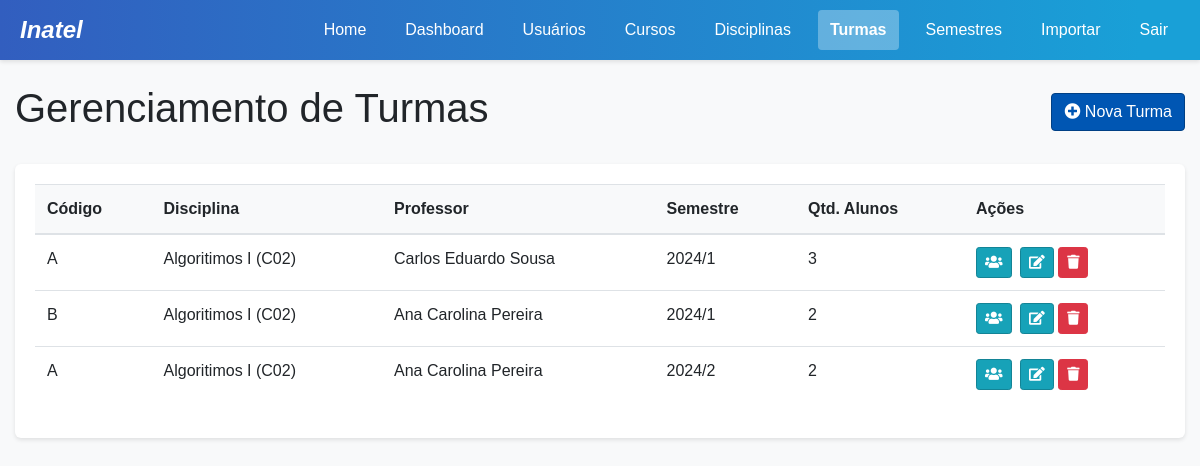
The page /custom-admin/classes/ (signed in) on the database as committed earlier.
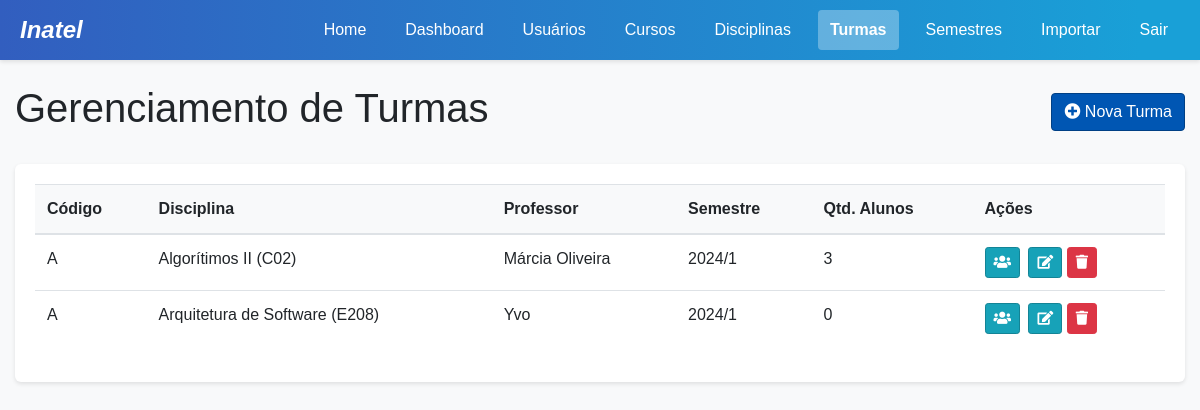
The same page on the database as committed later.
### project/models.py (models this page shows, shortened)
class Turma(models.Model):
    id = models.AutoField(primary_key=True)
    codigo = models.CharField(max_length=20)  # e.g. "A", "B", "C"
    disciplina = models.ForeignKey(Disciplina, on_delete=models.CASCADE, related_name='turmas')
    professor = models.ForeignKey(Professor, on_delete=models.CASCADE, related_name='turmas')
    semestre = models.ForeignKey(Semestre, on_delete=models.CASCADE, related_name='turmas')

class Disciplina(models.Model):
    id = models.AutoField(primary_key=True)
    nome = models.CharField(max_length=100)
    codigo = models.CharField(max_length=20)
    curso = models.ForeignKey(Curso, on_delete=models.CASCADE, related_name='disciplinas')

class Professor(models.Model):
    idProfessor = models.AutoField(primary_key=True)
    nomeProf = models.CharField(max_length=100)
    emailProf = models.EmailField(unique=True)
    senhaProf = models.CharField(max_length=100)
    reset_token = models.CharField(max_length=100, null=True, blank=True)

class Semestre(models.Model):
    id = models.AutoField(primary_key=True)
    ano = models.IntegerField()
    periodo = models.IntegerField()  # 1 for first semester, 2 for second
    def __str__(self):
        return f"{self.ano}/{self.periodo}"

### project/views.py (the view)
    def wrapper(request, *args, **kwargs):
        if "user_type" not in request.session or "user_id" not in request.session:
            messages.error(
                request, "Você precisa estar logado para acessar esta página."
            )
            return redirect("login")
        user_type = request.session["user_type"]
        user_id = request.session["user_id"]
        try:
            if user_type == "aluno":
                Aluno.objects.get(idAluno=user_id)
            elif user_type == "professor":
                Professor.objects.get(idProfessor=user_id)
            elif user_type == "coordenador":
                Coordenador.objects.get(id=user_id)
            elif user_type == "admin":
                from .models import Admin
                Admin.objects.get(id=user_id)
            else:
                messages.error(request, "Tipo de usuário não reconhecido.")
                request.session.flush()
                return redirect("login")
        except Exception:
            messages.error(
                request,
                "Sua sessão expirou ou é inválida. Por favor, faça login novamente.",
            )
            request.session.flush()
            return redirect("login")
        return view_func(request, *args, **kwargs)

### project/context_processors.py (called while the page is built)
def user_data(request):
    context = {
        'user_type': request.session.get('user_type'),
        'user_id': request.session.get('user_id'),
        'username': request.session.get('username'),
    }
    if 'user_type' in request.session:
        notificacoes = obter_notificacoes_usuario(request)
        context['notificacoes_nao_lidas'] = notificacoes.filter(lida=False)
        context['notificacoes_count'] = context['notificacoes_nao_lidas'].count()
    return context

### project/utils.py (called while the page is built)
def obter_notificacoes_usuario(request):
    from .models import Notificacao, Aluno, Professor, Coordenador, Admin
    user_type = request.session.get('user_type')
    user_id = request.session.get('user_id')
    if not user_type or not user_id:
        return Notificacao.objects.none()
    if user_type == 'aluno':
        return Notificacao.objects.filter(aluno_id=user_id)
    elif user_type == 'professor':
        return Notificacao.objects.filter(professor_id=user_id)
    elif user_type == 'coordenador':
        return Notificacao.objects.filter(coordenador_id=user_id)
    elif user_type == 'admin':
        return Notificacao.objects.filter(admin_id=user_id)
    return Notificacao.objects.none()

### project/views.py (called while the page is built, shortened)
@login_required_custom
def admin_classes(request):
    if request.session.get("user_type") != "admin":
        messages.error(request, "Acesso negado. Você não é um administrador.")
        return redirect("home")
    turmas = Turma.objects.all().select_related("disciplina", "professor", "semestre")
    disciplinas = Disciplina.objects.all().order_by("nome")
    professores = Professor.objects.all().order_by("nomeProf")
    semestres = Semestre.objects.all().order_by("-ano", "-periodo")
    context = {
        "turmas": turmas,
        "disciplinas": disciplinas,
        "professores": professores,
        "semestres": semestres,
        "user_type": "admin",
        "username": request.session.get("username"),
    }
    return render(request, "admin/classes.html", context)

### project/templates/admin/classes.html (shortened to what this page needs)
<!DOCTYPE html>
<html lang="pt-br">
<head>
    {% load static %}
    <link rel="stylesheet" href="https://stackpath.bootstrapcdn.com/bootstrap/4.5.2/css/bootstrap.min.css">
    <link rel="stylesheet" href="{% static 'css/main.css' %}">
    <link rel="stylesheet" href="https://cdnjs.cloudflare.com/ajax/libs/font-awesome/5.15.3/css/all.min.css">
</head>
<body>
    {% include '_header.html' %}
    <div class="container mt-4">
        <div class="d-flex justify-content-between align-items-center mb-4">
            <h1>Gerenciamento de Turmas</h1>
            <button class="btn btn-primary" data-toggle="modal" data-target="#createClassModal">
                <i class="fas fa-plus-circle"></i> Nova Turma
            </button>
        </div>
        <div class="card">
            <div class="card-body">
                <div class="table-responsive">
                    <table class="table table-hover">
                        <thead>
                            <tr>
                                <th>Código</th>
                                <th>Disciplina</th>
                                <th>Professor</th>
                                <th>Semestre</th>
                                <th>Qtd. Alunos</th>
                                <th>Ações</th>
                            </tr>
                        </thead>
                        <tbody>
                            {% for turma in turmas %}
                                <tr>
                                    <td>{{ turma.codigo }}</td>
                                    <td>{{ turma.disciplina.nome }} ({{ turma.disciplina.codigo }})</td>
                                    <td>{{ turma.professor.nomeProf }}</td>
                                    <td>{{ turma.semestre }}</td>
                                    <td>{{ turma.matriculas.count }}</td>
                                    <td>
                                        <a href="{% url 'admin_class_students' turma.id %}" class="btn btn-sm btn-info mr-1" title="Gerenciar Alunos">
                                            <i class="fas fa-users"></i>
                                        </a>
                                        <button class="btn btn-sm btn-info edit-class" data-toggle="modal" data-target="#editClassModal"
                                                data-id="{{ turma.id }}" data-codigo="{{ turma.codigo }}"
                                                data-disciplina="{{ turma.disciplina.id }}" data-professor="{{ turma.professor.idProfessor }}"
                                                data-semestre="{{ turma.semestre.id }}">
                                            <i class="fas fa-edit"></i>
                                        </button>
                                        <button class="btn btn-sm btn-danger delete-class" data-toggle="modal" data-target="#deleteClassModal"
                                                data-id="{{ turma.id }}" data-nome="{{ turma.disciplina.nome }} {{ turma.codigo }}">
                                            <i class="fas fa-trash"></i>
                                        </button>
                                    </td>
                                </tr>
                            {% empty %}
                                <tr>
                                    <td colspan="6" class="text-center">Nenhuma turma cadastrada.</td>
                                </tr>
                            {% endfor %}
                        </tbody>
                    </table>
                </div>
            </div>
        </div>
    </div>
</body>
</html>

### templates/_header.html (shortened to what this page needs)
{% load static %}
<div class="header">
    <p class="logo"><em>Inatel</em></p>
    <div class="links">
        {% if user_type == 'admin' %}
            <a href="{% url 'home' %}" {% if request.resolver_match.url_name == 'home' %}class="active"{% endif %}>Home</a>
            <a href="{% url 'admin_dashboard' %}" {% if request.resolver_match.url_name == 'admin_dashboard' %}class="active"{% endif %}>Dashboard</a>
            <a href="{% url 'admin_users' %}" >Usuários</a>
            <a href="{% url 'admin_courses' %}" {% if request.resolver_match.url_name == 'admin_courses' %}class="active"{% endif %}>Cursos</a>
            <a href="{% url 'admin_disciplines' %}" {% if request.resolver_match.url_name == 'admin_disciplines' %}class="active"{% endif %}>Disciplinas</a>
            <a href="{% url 'admin_classes' %}" {% if request.resolver_match.url_name == 'admin_classes' %}class="active"{% endif %}>Turmas</a>
            <a href="{% url 'admin_semesters' %}" {% if request.resolver_match.url_name == 'admin_semesters' %}class="active"{% endif %}>Semestres</a>
            <a href="{% url 'admin_import_users' %}" {% if request.resolver_match.url_name == 'admin_import_users' %}class="active"{% endif %}>Importar</a>
            <a href="{% url 'logout' %}">Sair</a>
        {% endif %}
    </div>
</div>

### static/css/main.css (style rules this page uses)
body { background-color: #f8f9fa; font-family: 'Arial', sans-serif; min-height: 100vh; display: flex; flex-direction: column; margin: 0; padding: 0; }
.container { flex: 1; max-width: 1200px; margin: 0 auto; margin-bottom: 40px; }
.header { background: linear-gradient(90deg, #325ebf 0%, #19a0d7 95%); padding: 10px 20px; display: flex; justify-content: space-between; align-items: center; box-shadow: 0 2px 4px rgba(0, 0, 0, 0.1); }
.logo { color: white; font-size: 24px; font-weight: bold; margin: 0; }
.links { display: flex; gap: 15px; }
.links a { color: white; text-decoration: none; padding: 8px 12px; border-radius: 4px; transition: background-color 0.3s ease; font-weight: 500; }
.links a.active { background-color: rgba(255, 255, 255, 0.3); font-weight: bold; }
.card { border-radius: 6px; box-shadow: 0 2px 4px rgba(0, 0, 0, 0.1); margin-bottom: 20px; border: none; overflow: hidden; }
.card-body { padding: 20px; }
.table th { background-color: #f8f9fa; font-weight: 600; }
table.table { box-shadow: none; }
.btn-primary { background-color: #0056b3; border-color: #004085; }
.btn-info { background-color: #17a2b8; border-color: #138496; }

Rows that differ between the two databases and show on the page:
removed Turma: codigo "A", disciplina.nome "Algoritimos I", disciplina.codigo "C02", professor.nomeProf "Ana Carolina Pereira", semestre "2024/2", matriculas.count "2"
changed through a linked row, Turma: disciplina.nome "Algoritimos I" → "Algorítimos II"; professor.nomeProf "Carlos Eduardo Sousa" → "Márcia Oliveira"
changed Turma: codigo "B" → "A"; disciplina.nome "Algoritimos I" → "Arquitetura de Software"; disciplina.codigo "C02" → "E208"; professor.nomeProf "Ana Carolina Pereira" → "Yvo"; matriculas.count "2" → "0"
